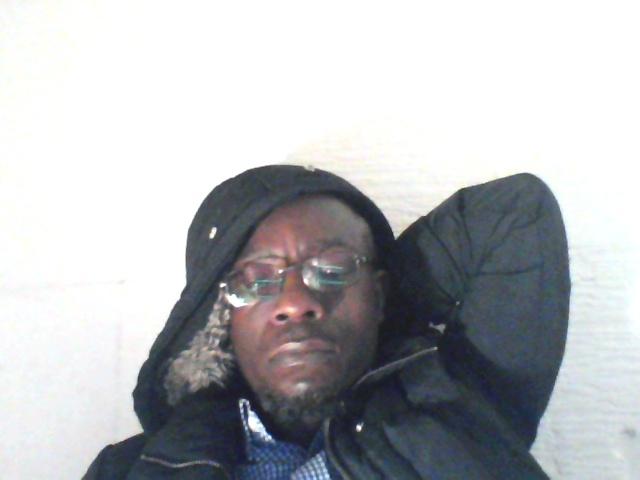
#> input picture captures/camera_test.jpg, 640 x 480 px
$ python gaussian_noise.py --input ../../captures/camera_test.jpg --output out.png
#> lines starting #> are read from the running program, lines starting #| are printed output that depends on the picture
#> in process_image, image is the input picture: shape (480, 640, 3); mean B, G, R 186, 182.9, 181
import argparse
import json
from pathlib import Path

import cv2
import numpy as np


def apply_gaussian_noise(image, mean=0, sigma=25, seed=None):
#> called with mean = 0, sigma = 25, seed = 42
    if seed is not None:
        np.random.seed(seed)

    noise = np.random.normal(
        mean,
        sigma,
        image.shape
    ).astype(np.float32)

    noisy = image.astype(np.float32) + noise
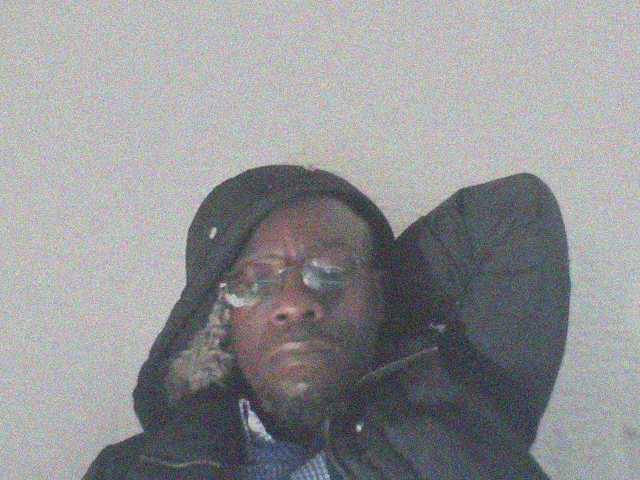
#> noisy: shape (480, 640, 3) float32; mean B, G, R 186, 182.8, 180.9; drawn with min black and max white

    noisy = np.clip(noisy, 0, 255).astype(np.uint8)
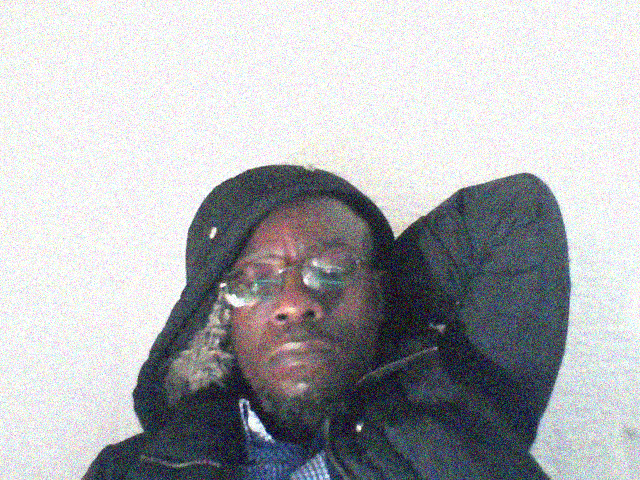
#> noisy: shape (480, 640, 3); mean B, G, R 180.5, 177.3, 175.6

    return noisy


def process_image(input_path, output_path, sigma, seed):
    image = cv2.imread(str(input_path))

    if image is None:
        raise FileNotFoundError(input_path)

    noisy = apply_gaussian_noise(
        image=image,
        sigma=sigma,
        seed=seed,
    )

    output_path.parent.mkdir(parents=True, exist_ok=True)

    cv2.imwrite(str(output_path), noisy)

    metadata = {
        "degradation": "gaussian_noise",
        "sigma": sigma,
        "seed": seed,
    }

    with open(output_path.with_suffix(".json"), "w") as f:
        json.dump(metadata, f, indent=4)


def main():
    parser = argparse.ArgumentParser()

    parser.add_argument("--input", required=True)
    parser.add_argument("--output", required=True)
    parser.add_argument("--sigma", type=float, default=25)
    parser.add_argument("--seed", type=int, default=42)

    args = parser.parse_args()

    input_path = Path(args.input)
    output_dir = Path(args.output)

    if input_path.is_file():
        process_image(
            input_path,
            output_dir / input_path.name,
            args.sigma,
            args.seed,
        )

    else:
        for image_path in input_path.glob("*.*"):
            process_image(
                image_path,
                output_dir / image_path.name,
                args.sigma,
                args.seed,
            )


if __name__ == "__main__":
    main()

"""
python preprocessing/degradations/gaussian_noise.py \
    --input dataset/images \
    --output dataset/degraded/gaussian_noise_25 \
    --sigma 25 \
    --seed 42
"""
